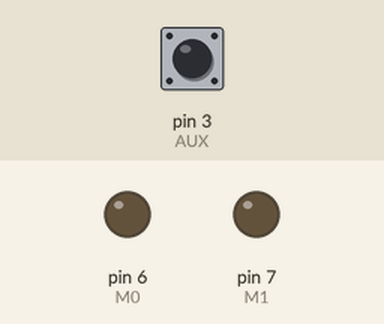
A sketch run on a simulated Arduino Uno, built with avr-gcc and run on an emulated ATmega328P. Shown: output pins drawn as LEDs (lit = HIGH). The inputs (shaded band) are chosen by the test bench; at power-on: pin 3 (AUX) HIGH. What the sketch prints to the serial monitor is not drawn.

Above: at 1.4 s.
Timing chart, 0 to 2.9 s (numbered marks = the images above):
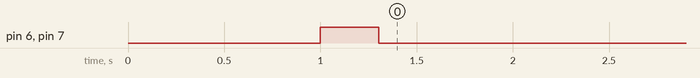

The sketch:

LetterBoxE32_ATTINY_Testprogram.ino
```cpp
// This program generates full and empty messages on 433MHz


#define M0 6   //PB0
#define M1 7   //PB1
#define AUX 3  // PA7

#define TXD2 17
#define RXD2 16


#define FULL 0x55
#define EMPTY 0xAA
#define ACKNOWLEDGE 0x25

bool transmitted = false;
bool acknowledged = false;
unsigned long transmissionTime = millis();
int retransmissions = 0;
bool opening_pressed = false;
bool door_pressed = false;

void waitForAUX() {
  while (digitalRead(AUX) == LOW)
    delay(10);
}


void setup() {
  delay(1000);
  Serial.begin(9600);
  pinMode(M0, OUTPUT);
  pinMode(M1, OUTPUT);
  pinMode(AUX, INPUT_PULLUP);

  digitalWrite(M0, HIGH);
  digitalWrite(M1, HIGH);
  delay(100);
  byte data1[] = { 0xC4, 0xC4, 0xC4 };
  Serial.write(data1, sizeof(data1));
  Serial.flush();
delay(100);
  //byte data[] = { 0xC0, 0x0, 0x1, 0x1A, 0x17, 0x47 }; // for 30dBm Module
  byte data[] = { 0xC0, 0x0, 0x1, 0x1A, 0x17, 0x44 };  // for 20dBm Module
  Serial.write(data, sizeof(data));
  delay(100);
  waitForAUX();
  digitalWrite(M0, LOW);
  digitalWrite(M1, LOW);
}


void loop() {
  waitForAUX();
  Serial.write(FULL);
  //Serial.println("Full");
  delay(5000);
  waitForAUX();
  Serial.write(EMPTY);
  //Serial.println("empty");
  delay(2000);
}
```
